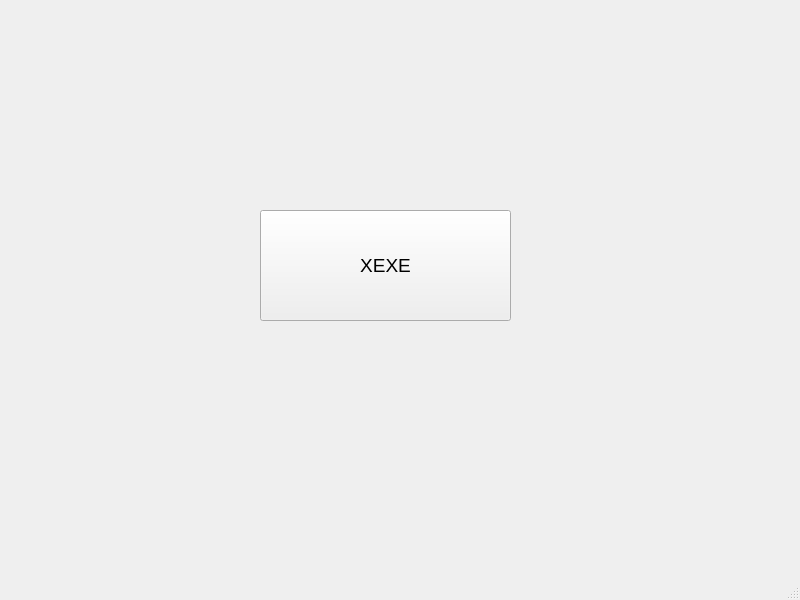
<?xml version="1.0" encoding="UTF-8"?>
<ui version="4.0">
 <class>MainWindow</class>
 <widget class="QMainWindow" name="MainWindow">
  <property name="geometry">
   <rect>
    <x>0</x>
    <y>0</y>
    <width>800</width>
    <height>600</height>
   </rect>
  </property>
  <property name="windowTitle">
   <string>MainWindow</string>
  </property>
  <widget class="QWidget" name="centralwidget">
   <widget class="QPushButton" name="pushButton">
    <property name="geometry">
     <rect>
      <x>260</x>
      <y>210</y>
      <width>251</width>
      <height>111</height>
     </rect>
    </property>
    <property name="font">
     <font>
      <pointsize>14</pointsize>
     </font>
    </property>
    <property name="text">
     <string>ХЕХЕ</string>
    </property>
   </widget>
  </widget>
  <widget class="QMenuBar" name="menubar">
   <property name="geometry">
    <rect>
     <x>0</x>
     <y>0</y>
     <width>800</width>
     <height>18</height>
    </rect>
   </property>
  </widget>
  <widget class="QStatusBar" name="statusbar"/>
 </widget>
 <resources/>
 <connections/>
</ui>
